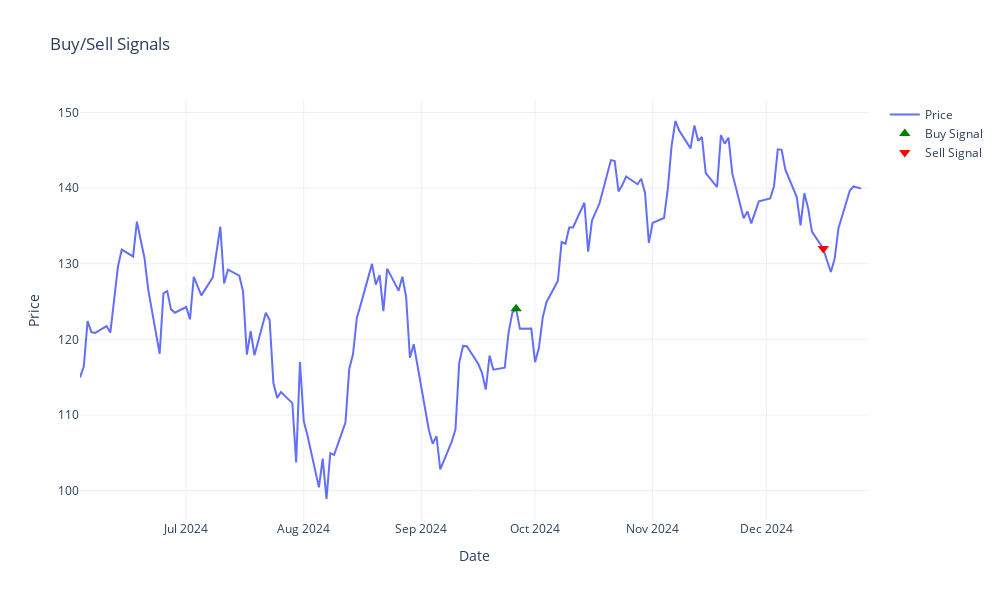

Write notebook code for a chart like this one.
### Code cell
df = data.copy()
df['Date'] = df.index

run_results = strategy_dict['HybridATRCCIStrategy']['results']
strategy_instance = run_results[0]

buys = strategy_instance.buy_signals
sells = strategy_instance.sell_signals

# upper_threshold = strategy_instance.upper_bounds
# lower_threshold = strategy_instance.lower_bounds
# print(upper_threshold)

fig = go.Figure()

fig.add_trace(go.Scatter(
    x=df['Date'],
    y=df['Close'],
    mode='lines',
    name='Price'
))

fig.add_trace(go.Scatter(
    x=[signal[0] for signal in buys],
    y=[signal[1] for signal in buys],
    mode='markers',
    marker=dict(size=10, color='green', symbol='triangle-up'),
    name='Buy Signal'
))

fig.add_trace(go.Scatter(
    x=[signal[0] for signal in sells],
    y=[signal[1] for signal in sells],
    mode='markers',
    marker=dict(size=10, color='red', symbol='triangle-down'),
    name='Sell Signal'
))

# fig.add_trace(go.Scatter(
#     x=[signal[0] for signal in upper_threshold],
#     y=[signal[1] for signal in upper_threshold],
#     mode='lines',
#     name='Upper Bound'
# ))

# fig.add_trace(go.Scatter(
#     x=[signal[0] for signal in lower_threshold],
#     y=[signal[1] for signal in lower_threshold],
#     mode='lines',
#     name='Lower Bound'
# ))


fig.update_layout(
    title="Buy/Sell Signals",
    xaxis_title="Date",
    yaxis_title="Price",
    template="plotly_white",
    height=600,
    width=1000
)

fig.show()

### Figure 1 — Plotly figure (JSON) as saved in the notebook; plotly's stock layout.template omitted (floating-point values rounded to 4 significant figures; data arrays with more than 128 entries replaced by an {"elided": "..."} marker saying what was removed)
{"data": [{"mode": "lines", "name": "Price", "type": "scatter", "x": {"elided": "144 str values"}, "y": {"elided": "144 float values"}}, {"marker": {"color": "green", "size": 10, "symbol": "triangle-up"}, "mode": "markers", "name": "Buy Signal", "type": "scatter", "x": ["2024-09-26T00:00:00"], "y": [124.0]}, {"marker": {"color": "red", "size": 10, "symbol": "triangle-down"}, "mode": "markers", "name": "Sell Signal", "type": "scatter", "x": ["2024-12-16T00:00:00"], "y": [132]}], "layout": {"height": 600, "title": {"text": "Buy/Sell Signals"}, "width": 1000, "xaxis": {"title": {"text": "Date"}}, "yaxis": {"title": {"text": "Price"}}}}
